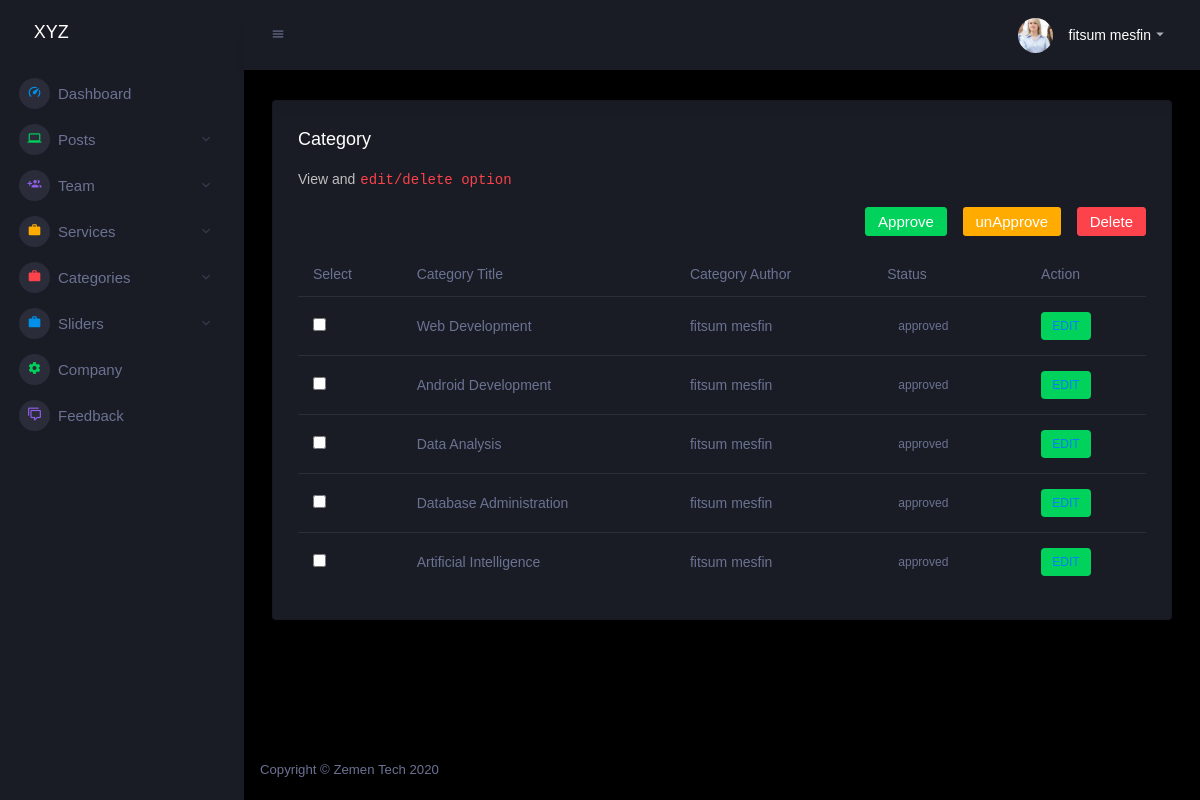
The app's page /Admin/category_view.php (signed in) with its own data.
### tables this page shows
CREATE TABLE `categories` (
  `cat_id` int(11) NOT NULL,
  `cat_title` varchar(500) NOT NULL,
  `cat_description` varchar(1000) NOT NULL,
  `cat_author` int(11) NOT NULL,
  `cat_status` varchar(500) NOT NULL DEFAULT 'pending'
);

CREATE TABLE `team_members` (
  `tm_id` int(11) NOT NULL,
  `tm_name` varchar(500) NOT NULL,
  `tm_email` varchar(500) NOT NULL,
  `tm_password` varchar(500) NOT NULL,
  `tm_contact` varchar(500) NOT NULL,
  `tm_role` varchar(500) NOT NULL DEFAULT 'no specified',
  `tm_status` varchar(500) NOT NULL DEFAULT 'pending',
  `tm_photo` varchar(256) NOT NULL,
  `tm_description` varchar(1000) NOT NULL,
  `tm_profession` varchar(500) NOT NULL,
  `tm_code` int(11) NOT NULL
);

### Admin/includes/categorycontrol.php (the view, shortened to what this page needs)
<?php
include_once "db.inc.php";
class Category{
    public function viewCategory(){
        GLOBAL $conn;
        $sql ="SELECT `cat_id`, `cat_title`, `cat_description`, `cat_author`, `cat_status` FROM `categories` WHERE 1";
        try{
            $result = $conn->query($sql);
            while($rows = $result->fetch_assoc()){
                $cat_author = $rows['cat_author'];
                $sql2 = "SELECT `tm_name` FROM `team_members` WHERE `tm_id`='$cat_author'";
                $result2 = $conn->query($sql2);
                $rows2 = $result2->fetch_assoc();
            echo"
            <tr>
                <td><input type='checkbox' id='selectedCategory' name='selectedCategory[]' value=".$rows['cat_id']."> </input></td>
                <td>".$rows['cat_title']."</td>
                <td>".$rows2['tm_name']."</td>
                <td><label class='badge'>".$rows['cat_status']."</label></td>
                <td><label class='badge badge-success'><a href='category_edit?EditCategory=".$rows['cat_id']."' style='text-decoration:none;'>EDIT</a></label></td>
            </tr>
            ";
            }
        }catch(Exception $e){
            $e=$e->getMessage();
            Header("Location: error_message?message=$e");
        }
    }
}
?>

### Admin/category_view.php
<!DOCTYPE html>
<html lang="en">
<?php include_once "partials/head.php"; ?>
<?php include_once "includes/control.php"; ?>
<?php include_once "includes/categorycontrol.php"; ?>
<?php include_once "partials/nav.php"; ?>
<div class="col-lg-12 grid-margin stretch-card">
    <div class="card">
        <div class="card-body">
            <h4 class="card-title">Category</h4>
            <p class="card-description">View and<code>edit/delete option</code>
            </p> <?php
                if($_SESSION['tm_role']=='admin'){?> <p class="text-right"><button class="btn btn-success"
                    id="approveCategory">Approve</button>&nbsp;&nbsp;&nbsp;
                <button class="btn badge-warning" id="unapproveCategory">unApprove</button>&nbsp;&nbsp;&nbsp;
                <button class="btn btn-danger" id="deleteCategory">Delete</button>
            </p>
            <?php  }?>
            <div class="table-responsive">
                <table class="table table-hover">
                    <thead>
                        <tr>
                            <th>Select</th>
                            <th>Category Title</th>
                            <th>Category Author</th>
                            <th>Status</th>
                            <th colspan="2">Action</th>
                        </tr>
                    </thead>
                    <tbody>
                        <?php $category->viewCategory(); ?>
                    </tbody>
                </table>
            </div>
        </div>
    </div>
</div>
<?php include_once "partials/footer.php";  ?>

### Admin/partials/head.php (shortened to what this page needs)
<head>
    <link rel="stylesheet" href="assets/vendors/mdi/css/materialdesignicons.min.css">
    <link rel="stylesheet" href="assets/vendors/css/vendor.bundle.base.css">
    <link rel="stylesheet" href="assets/vendors/jvectormap/jquery-jvectormap.css">
    <link rel="stylesheet" href="assets/vendors/flag-icon-css/css/flag-icon.min.css">
    <link rel="stylesheet" href="assets/vendors/owl-carousel-2/owl.carousel.min.css">
    <link rel="stylesheet" href="assets/vendors/owl-carousel-2/owl.theme.default.min.css">
    <link rel="stylesheet" href="assets/css/style.css">
</head>

### Admin/partials/nav.php (shortened to what this page needs)
<?php
include_once "includes/navigationcontrol.php";
?>
<body>
    <div class="container-scroller">
        <nav class="sidebar sidebar-offcanvas" id="sidebar">
            <div class="sidebar-brand-wrapper d-none d-lg-flex align-items-center justify-content-center fixed-top">
                <a class="sidebar-brand brand-logo" href="dashboard">
                    <button class='btn'>
                        <h4>XYZ</h4>
                    </button>
                </a>
            </div>
            <ul class="nav">
                <li class="nav-item menu-items">
                    <a class="nav-link" href="dashboard">
                        <span class="menu-icon">
                            <i class="mdi mdi-speedometer"></i>
                        </span>
                        <span class="menu-title">Dashboard</span>
                    </a>
                </li>
                <li class="nav-item menu-items">
                    <a class="nav-link" data-toggle="collapse" href="#posts" aria-expanded="false"
                        aria-controls="posts">
                        <span class="menu-icon">
                            <i class="mdi mdi-laptop"></i>
                        </span>
                        <span class="menu-title">Posts</span>
                        <i class="menu-arrow"></i>
                    </a>
                </li>
                <li class="nav-item menu-items">
                    <a class="nav-link" data-toggle="collapse" href="#team" aria-expanded="false" aria-controls="team">
                        <span class="menu-icon">
                            <i class=" mdi mdi-account-multiple-plus"></i>
                        </span>
                        <span class="menu-title">Team</span>
                        <i class="menu-arrow"></i>
                    </a>
                </li>
                <li class="nav-item menu-items">
                    <a class="nav-link" data-toggle="collapse" href="#services" aria-expanded="false"
                        aria-controls="services">
                        <span class="menu-icon">
                            <i class=" mdi mdi-briefcase"></i>
                        </span>
                        <span class="menu-title">Services</span>
                        <i class="menu-arrow"></i>
                    </a>
                </li>
                <li class="nav-item menu-items">
                    <a class="nav-link" data-toggle="collapse" href="#categories" aria-expanded="false"
                        aria-controls="categories">
                        <span class="menu-icon">
                            <i class=" mdi mdi-briefcase"></i>
                        </span>
                        <span class="menu-title">Categories</span>
                        <i class="menu-arrow"></i>
                    </a>
                </li>
                <li class="nav-item menu-items">
                    <a class="nav-link" data-toggle="collapse" href="#slider" aria-expanded="false"
                        aria-controls="slider">
                        <span class="menu-icon">
                            <i class=" mdi mdi-briefcase"></i>
                        </span>
                        <span class="menu-title">Sliders</span>
                        <i class="menu-arrow"></i>
                    </a>
                </li>
                <?php
                    if($_SESSION['tm_role']=='admin'){?>
                <li class="nav-item menu-items">
                    <a class="nav-link" href="company">
                        <span class="menu-icon">
                            <i class=" mdi mdi-settings "></i>
                        </span>
                        <span class="menu-title">Company</span>
                    </a>
                </li>
                <?php }
                    ?>
                <li class="nav-item menu-items">
                    <a class="nav-link" href="feedback">
                        <span class="menu-icon">
                            <i class=" mdi mdi-comment-multiple-outline "></i>
                        </span>
                        <span class="menu-title">Feedback</span>
                    </a>
                </li>
            </ul>
        </nav>
        <div class="container-fluid page-body-wrapper">
            <nav class="navbar p-0 fixed-top d-flex flex-row">
                <div class="navbar-menu-wrapper flex-grow d-flex align-items-stretch">
                    <button class="navbar-toggler navbar-toggler align-self-center" type="button"
                        data-toggle="minimize">
                        <span class="mdi mdi-menu"></span>
                    </button>
                    <ul class="navbar-nav navbar-nav-right">
                        <li class="nav-item dropdown">
                            <a class="nav-link" id="profileDropdown" href="#" data-toggle="dropdown">
                                <?php viewProfilePicture(); ?>
                            </a>
                        </li>
                    </ul>
                </div>
            </nav>
            <div class="main-panel">
                <div class="content-wrapper">
                    <div class="row">

### Admin/includes/navigationcontrol.php (shortened to what this page needs)
<?php
function viewProfilePicture(){
    $tm_name = $_SESSION['username'];
    $tm_photo = $_SESSION['tm_photo'];
    echo '
    <div class="navbar-profile">
    <img class="img-xs rounded-circle" src="../Home/images/team/'.$tm_photo.'" alt="">
    <p class="mb-0 d-none d-sm-block navbar-profile-name">'.$tm_name.'</p>
    <i class="mdi mdi-menu-down d-none d-sm-block"></i>
</div>';
}
?>

### Admin/partials/footer.php (shortened to what this page needs)
</div>
</div>
<footer class="footer">
    <div class="d-sm-flex justify-content-center justify-content-sm-between">
        <span class="text-muted d-block text-center text-sm-left d-sm-inline-block">Copyright ©
            Zemen Tech 2020</span>
    </div>
</footer>
</div>
</div>
</div>
</body>
</html>

### records on screen
categories: cat_title "Web Development", cat_author.tm_name "fitsum mesfin", cat_status "approved"
categories: cat_title "Android Development", cat_author.tm_name "fitsum mesfin", cat_status "approved"
categories: cat_title "Data Analysis", cat_author.tm_name "fitsum mesfin", cat_status "approved"
categories: cat_title "Database Administration", cat_author.tm_name "fitsum mesfin", cat_status "approved"
categories: cat_title "Artificial Intelligence", cat_author.tm_name "fitsum mesfin", cat_status "approved"

### other values on screen
$tm_name "fitsum mesfin"
